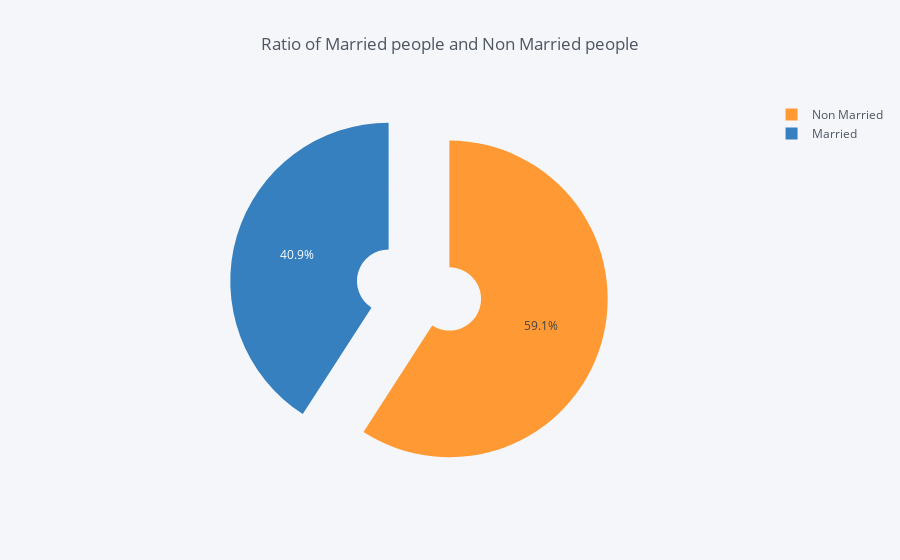

The code cell stored with this chart in its notebook:
### Markdown cell above
### 7). Ratio of married and non married poplutions.

### Code cell
status = df['Marital_Status'].value_counts().reset_index()
# Converting 0 and 1 into Married and Non Married in status DataFrame
status['index'] = status['index'].apply(lambda x: 'Non Married' if x==0 else 'Married')

status.iplot(kind='pie', labels='index', values='Marital_Status', hole=0.2, pull=0.2,
          title='Ratio of Married people and Non Married people')
status.T

### Figure 1 — Plotly figure (JSON) as saved in the notebook; plotly's stock layout.template omitted (floating-point values rounded to 4 significant figures)
{"data": [{"hole": 0.2, "labels": ["Non Married", "Married"], "marker": {"colors": ["rgba(255, 153, 51, 1.0)", "rgba(55, 128, 191, 1.0)"]}, "name": "", "pull": 0.2, "type": "pie", "values": [317817, 219760]}], "layout": {"legend": {"bgcolor": "#F5F6F9", "font": {"color": "#4D5663"}}, "paper_bgcolor": "#F5F6F9", "plot_bgcolor": "#F5F6F9", "title": "Ratio of Married people and Non Married people", "titlefont": {"color": "#4D5663"}}}
